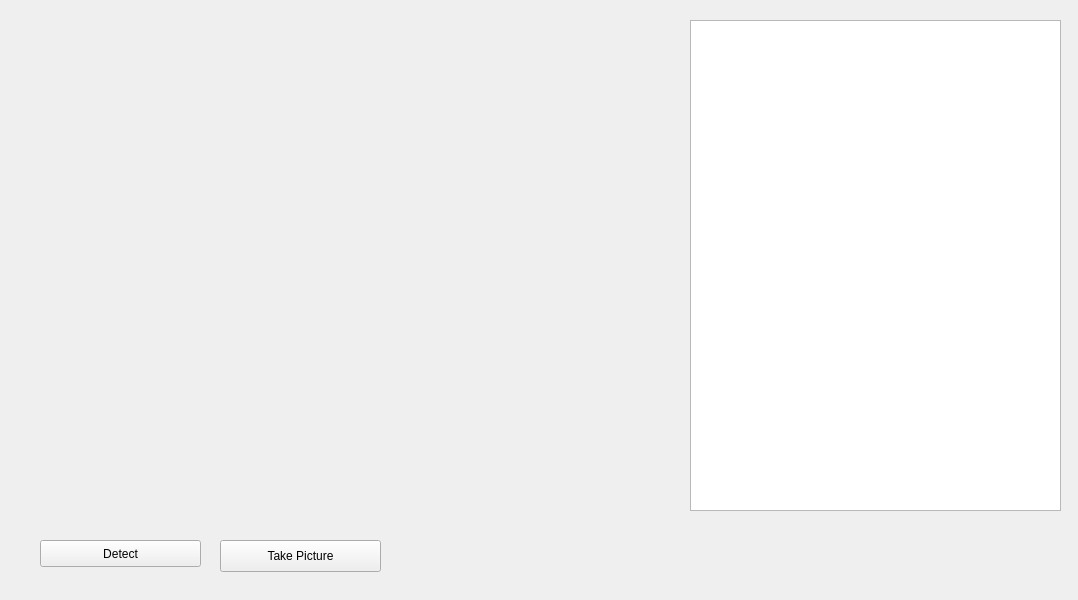
<?xml version="1.0" encoding="UTF-8"?>
<ui version="4.0">
 <class>webcamFace</class>
 <widget class="QWidget" name="webcamFace">
  <property name="geometry">
   <rect>
    <x>0</x>
    <y>0</y>
    <width>1078</width>
    <height>600</height>
   </rect>
  </property>
  <property name="minimumSize">
   <size>
    <width>800</width>
    <height>600</height>
   </size>
  </property>
  <property name="windowTitle">
   <string>基於Raspberry Pi 的x人臉辨識系統</string>
  </property>
  <widget class="QLabel" name="webcamView">
   <property name="geometry">
    <rect>
     <x>20</x>
     <y>20</y>
     <width>640</width>
     <height>480</height>
    </rect>
   </property>
   <property name="minimumSize">
    <size>
     <width>640</width>
     <height>480</height>
    </size>
   </property>
   <property name="autoFillBackground">
    <bool>true</bool>
   </property>
   <property name="text">
    <string/>
   </property>
  </widget>
  <widget class="QPlainTextEdit" name="camMessage">
   <property name="geometry">
    <rect>
     <x>690</x>
     <y>20</y>
     <width>371</width>
     <height>491</height>
    </rect>
   </property>
  </widget>
  <widget class="QPushButton" name="faceDetect">
   <property name="geometry">
    <rect>
     <x>40</x>
     <y>540</y>
     <width>161</width>
     <height>27</height>
    </rect>
   </property>
   <property name="text">
    <string>Detect</string>
   </property>
  </widget>
  <widget class="QPushButton" name="takePictures">
   <property name="geometry">
    <rect>
     <x>220</x>
     <y>540</y>
     <width>161</width>
     <height>32</height>
    </rect>
   </property>
   <property name="text">
    <string>Take Picture</string>
   </property>
  </widget>
 </widget>
 <layoutdefault spacing="6" margin="11"/>
 <resources/>
 <connections/>
</ui>
